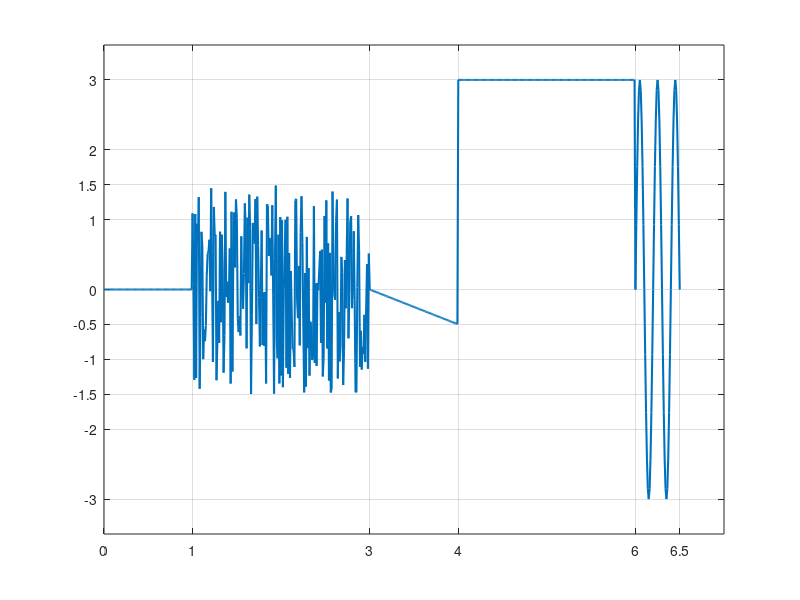

Recreate this plot in MATLAB.
function y = lab3(t)
if nargin == 0
    t = 0:0.01:6.5;
end
% t_zero = 0:0.01:1;
t_zerof = (t>=0)&(t<1);t_zero = t(t_zerof);
% t_noise = 1:0.01:3;
t_noisef = (t>=1)&(t<3);t_noise = t(t_noisef);
% t_saw = 3:0.01:4;
t_sawf = (t>=3)&(t<4);t_saw = t(t_sawf);
%t_const = 4:0.01:6;
t_constf = (t>=4)&(t<6);t_const = t(t_constf);
% t_sin = 6:0.01:6.5;
t_sinf = (t>=6)&(t<=6.5);t_sin = t(t_sinf);
%Nules signals
y_zero = 0+zeros(size(t_zero));
% Troksna signals
y_noise = 3*rand(size(t_noise))-1.5;
% Line#ri mainiga funkcija
yA=0; yB=-0.5; tA=3; tB=4;
k=(yA-yB)/(tA-tB); delay=3;
y_saw = k*(t_saw-delay);
% Konstantes signals
y_const = 3+zeros(size(t_const));
% Sinusoida
A0=0; A=3; T=(6.5-6)/2.5; f=1/T; delay=6;
y_sin = A0+A*sin(2*pi*f*(t_sin-delay));
%------------------------------------------
y = [y_zero,y_noise,y_saw,y_const,y_sin];
if nargout == 0
plot(t,y,'LineWidth',1.5)
axis([0 7 -3.5 3.5])
xticks([0, 1, 3, 4, 6, 6.5])
yticks([-3, -2, -1.5, -1, -0.5, 0, 1, 1.5, 2, 3])
grid on
y=[];
end
